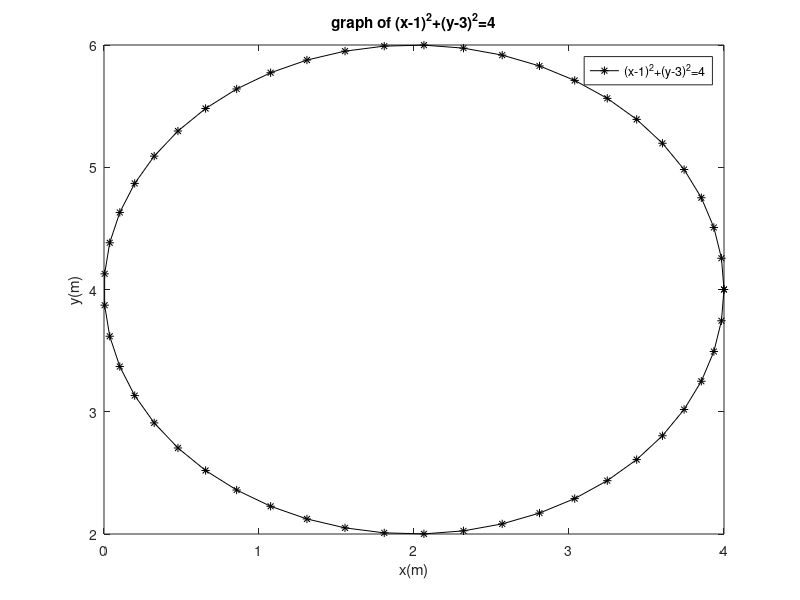

Source code (MATLAB):
clc
clear 
close all

t = linspace(0,2*pi,50);
x = 2+2*cos(t);
y = 4+2*sin(t);
plot(x,y,'k-*')
xlabel('x(m)')
ylabel('y(m)')
title('graph of (x-1)^2+(y-3)^2=4')
legend('(x-1)^2+(y-3)^2=4')
